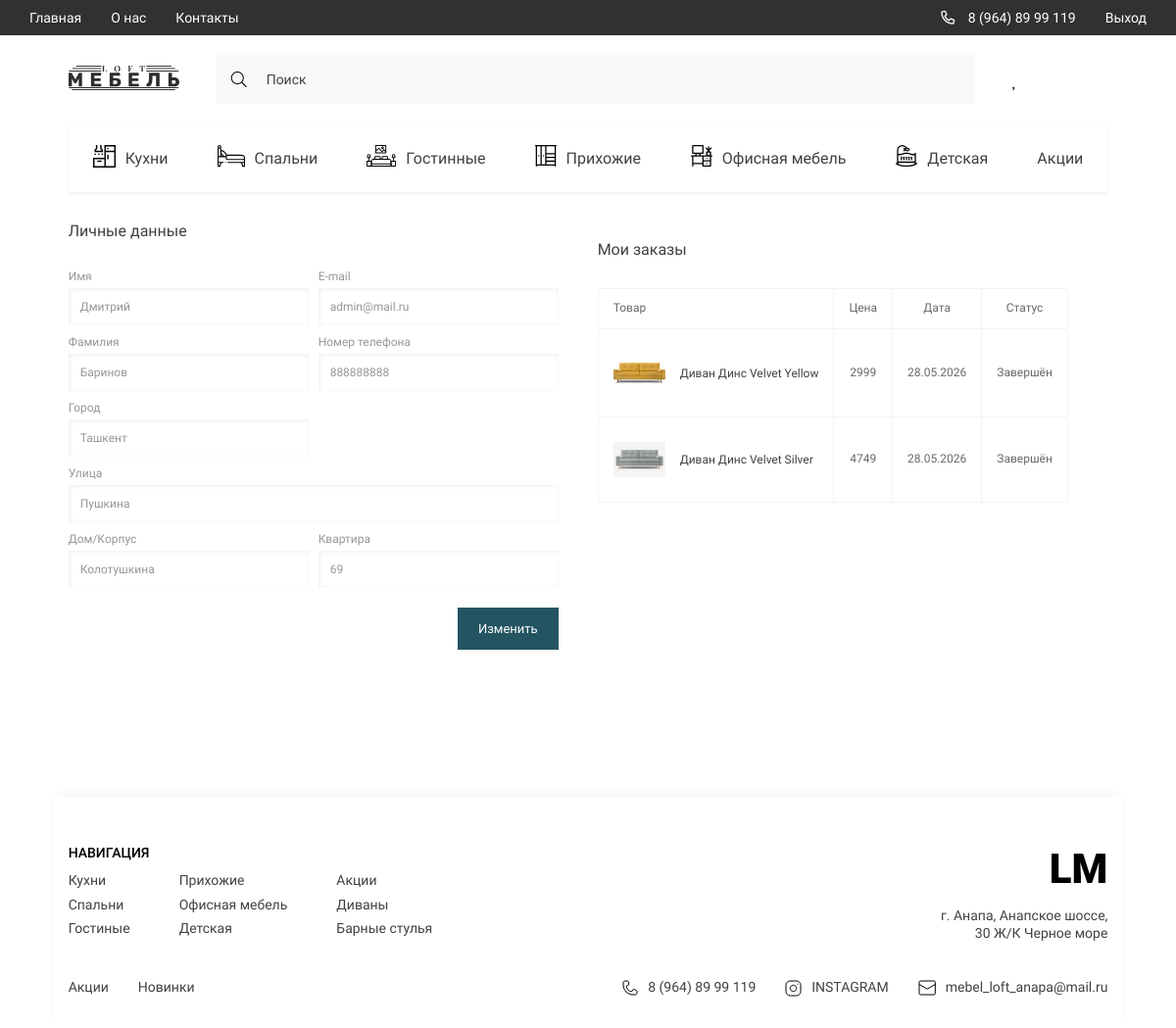
/profile/ (signed in), run on the app's committed database.
### LOFT/models.py (models this page shows, shortened)
class Customer(models.Model):
    user = models.OneToOneField(User, on_delete=models.CASCADE, verbose_name='Пользователь')
    phone = models.CharField(max_length=30, verbose_name='Номер телефона')
    region = models.CharField(max_length=100, verbose_name='Регион', null=True, blank=True)
    city = models.CharField(max_length=100, verbose_name='Город', null=True, blank=True)
    street = models.CharField(max_length=100, verbose_name='Улица', null=True, blank=True)
    home = models.CharField(max_length=100, verbose_name='Дом', null=True, blank=True)
    flat = models.CharField(max_length=100, verbose_name='Квартира №', null=True, blank=True)
    class Meta:
        verbose_name = 'Покупателя'
        verbose_name_plural = 'Покупатели'

class ProductOrder(models.Model):
    order = models.ForeignKey(Order, on_delete=models.CASCADE, verbose_name='Заказ', related_name='products')
    prod = models.ForeignKey(Prod, on_delete=models.PROTECT, verbose_name='Товар', related_name='orders')
    title = models.CharField(max_length=150, verbose_name='Название твоара')
    slug = models.CharField(max_length=150, verbose_name='Слаг твоара')
    price = models.IntegerField(default=0, verbose_name='Цена твоара')
    quantity = models.IntegerField(default=0, verbose_name='В кол-ве')
    total_price = models.IntegerField(default=0, verbose_name='На сумму')
    class Meta:
        verbose_name = 'Товар в заказ'
        verbose_name_plural = 'Заказов товары'

class ProdPhoto(models.Model):
    prod = models.ForeignKey(Prod, verbose_name='Фото товара', on_delete=models.CASCADE, related_name='prod_photo')
    image = models.ImageField(upload_to='products/', verbose_name='Фото товара')
    class Meta:
        verbose_name = 'Фото товара'
        verbose_name_plural = 'Фото товаров'

class Order(models.Model):
    customer = models.ForeignKey(Customer, on_delete=models.CASCADE, verbose_name='Покупатель', related_name='orders')
    shipping = models.OneToOneField(Shipping, on_delete=models.CASCADE, verbose_name='Доставка')
    price = models.IntegerField(default=0, verbose_name='Сумма заказа')
    created_at = models.DateTimeField(auto_now_add=True, verbose_name='Дата заказа')
    updated_at = models.DateTimeField(auto_now=True, verbose_name='Дата изменения заказа')
    completed = models.BooleanField(default=False, verbose_name='Статус заказа получин ли')
    class Meta:
        verbose_name = 'Заказ'
        verbose_name_plural = 'Заказы покупателей'

class Cat(models.Model):
    title = models.CharField(max_length=100, verbose_name='Название категории')
    slug = models.SlugField(unique=True, verbose_name='Слаг категории')
    parent = models.ForeignKey('self', null=True, blank=True, on_delete=models.CASCADE, verbose_name='Родитель',
                               related_name='subcats')
    def get_absolute_url(self):
        return reverse('category', kwargs={'slug': self.slug})
    class Meta:
        verbose_name = 'Категорию'
        verbose_name_plural = 'Категории'

### LOFT/views.py (the view)
# urls.py: path('profile/', profile_view, name='profile'),
@login_required(login_url='login')
def profile_view(request):
    if request.method == 'POST':
        user = get_object_or_404(User, id=request.user.id)
        edit_user_form = EditUserForm(request.POST, instance=user)
        edit_customer_form = EditCustomerForm(request.POST, instance=user.customer)
        if edit_user_form.is_valid() and edit_customer_form.is_valid():
            edit_user_form.save()
            edit_customer_form.save()
        else:
            form_error = [error for error in edit_user_form.errors.values()] + [error for error in edit_customer_form.errors.values()]
        return redirect('profile')
    else:
        user = request.user
        edit_user_form = EditUserForm(instance=request.user)
        edit_customer_form = EditCustomerForm(instance=request.user.customer)
    categories = Cat.objects.all()
    context = {
        'edit_user_form': edit_user_form,
        'edit_customer_form': edit_customer_form,
        'user': user,
        'categories': categories,
        'title': 'Профиль'
    }
    return render(request, 'profile.html', context=context)

### LOFT/templates/profile.html (shortened to what this page needs)
{% extends "base.html" %}
{% load static %}
{% block content %}
    <div class="profile">
        <div class="container">
            <div class="profile__content">
                <form method="post" class="profile__form">
                    <h2 class="profile__title">Личные данные</h2>
                    <div class="profile__form-grid">
                        <div class="input__title">
                            <h2>Имя</h2>
                            <input type="text" name="first_name" value="{{ edit_user_form.first_name.value }}" class="contact__section-input" required>
                        </div>
                        <div class="input__title">
                            <h2>E-mail</h2>
                            <input type="email" name="username" value="{{ edit_user_form.username.value }}" class="contact__section-input" required>
                        </div>
                        <div class="input__title">
                            <h2>Фамилия</h2>
                            <input type="text" name="last_name" value="{{ edit_user_form.last_name.value }}" class="contact__section-input" required>
                        </div>
                        <div class="input__title">
                            <h2>Номер телефона</h2>
                            <input type="tel" name="phone" value="{{ edit_customer_form.phone.value }}" class="contact__section-input" required>
                        </div>
                        <div class="input__title">
                            <h2>Город</h2>
                            <input type="text" name="city" value="{{ edit_customer_form.city.value }}" class="contact__section-input" required>
                        </div>
                        <div></div>
                        <div class="input__title _span-two">
                            <h2>Улица</h2>
                            <input type="text" name="street" value="{{ edit_customer_form.street.value }}" class="contact__section-input" required>
                        </div>
                        <div class="input__title">
                            <h2>Дом/Корпус</h2>
                            <input type="text" name="home" value="{{ edit_customer_form.home.value }}" class="contact__section-input">
                        </div>
                        <div class="input__title">
                            <h2>Квартира</h2>
                            <input type="text" name="flat" value="{{ edit_customer_form.flat.value }}" class="contact__section-input">
                        </div>
                    </div>
                    <button type="submit" method="post" class="btn profile__btn">Изменить</button>
                </form>
                <div class="profile__orders">
                    <h2 class="profile__title">Мои заказы</h2>
                    <table class="profile__table">
                        <tr>
                            <td colspan="4">Товар</td>
                            <td>Цена</td>
                            <td>Дата</td>
                            <td>Статус</td>
                        </tr>
{% for order in user.customer.orders.all %}
    {% for product_order in order.products.all %}
    <tr>
        <td colspan="4" class="profile__title-adaptive">
            <div class="tabel__item">
                {% with product_order.prod.prod_photo.all as photos %}
                {% if photos %}
                    <img src="{{ photos.0.image.url }}">
                {% endif %}
                {% endwith %}
                            <span>{{ product_order.title }}</span>
            </div>
        </td>
        <td class="profile__tabel-data">{{ product_order.price }}</td>
        <td class="profile__tabel-data">{{ order.created_at|date:"d.m.Y" }}</td>
        <td class="profile__tabel-data">
            {% if order.completed %}
                Завершён
            {% else %}
                В обработке
            {% endif %}
        </td>
    </tr>
    {% endfor %}
{% endfor %}
                    </table>
                </div>
            </div>
        </div>
    </div>
{% endblock %}

### LOFT/templates/components/_footer.html
{% load static %}
<footer class="footer">
            <div class="container">
                <div class="footer__content">
                    <div class="footer__navigate">
                        <div class="footer__navigate-part">
                            <h2 class="footer__navigate-title">НАВИГАЦИЯ</h2>
                            <div class="footer__navigate-lists">
                                <ul class="footer__navigate-list">
                                    {% for category in categories|slice:":3" %}
                                    <li><a href="{{ category.get_absolute_url }}" class="footer__navigate-links">{{ category.title }}</a></li>
                                    {% endfor %}
                                </ul>
                                <ul class="footer__navigate-list">
                                    {% for category in categories|slice:"3:6" %}
                                    <li><a href="{{ category.get_absolute_url }}" class="footer__navigate-links">{{ category.title }}</a></li>
                                    {% endfor %}
                                </ul>
                                <ul class="footer__navigate-list">
                                   {% for category in categories|slice:"6:9" %}
                                    <li><a href="{{ category.get_absolute_url }}" class="footer__navigate-links">{{ category.title }}</a></li>
                                    {% endfor %}
                                </ul>
                            </div>
                        </div>
                        <div class="footer__navigate-part _right">
                            <a href="{% url 'main' %}" class="footer__logo">LM</a>
                            <p class="footer__adress">г. Анапа, Анапское шоссе, 30 Ж/К Черное море</p>
                        </div>
                    </div>
                    <div class="footer__social">
                        <ul class="footer__navigate-list _short">
                            <li><a href="{% url 'category' slug='akcii' %}" class="footer__navigate-links">Акции</a></li>
                            <li><a href="{% url 'main' %}" class="footer__navigate-links">Новинки</a></li>
                        </ul>
                        <ul class="footer__social-list">
                            <li>
                                <a href="tel:89648999119" class="footer__social-links">
                                    <img src="{% static 'assets/icons/phone.svg' %}" alt="phone">
                                    8 (964) 89 99 119
                                </a>
                            </li>
                            <li>
                                <a href="https://www.instagram.com/" target="_blank" class="footer__social-links">
                                    <img src="{% static 'assets/icons/inst.svg' %}" alt="insta">
                                    INSTAGRAM
                                </a>
                            </li>
                            <li>
                                <a href="mailto:mebel_loft_anapa@mail.ru" target="_blank" class="footer__social-links">
                                    <img src="{% static 'assets/icons/mail.svg' %}" alt="mail">
                                    mebel_loft_anapa@mail.ru
                                </a>
                            </li>
                        </ul>
                    </div>
                </div>
            </div>
        </footer>

### data on the page
Customer: phone "888888888", city "Ташкент", street "Пушкина", home "Колотушкина", flat "69"
Order: created_at "28.05.2026"
ProductOrder: prod.prod_photo.all.0.image (picture), title "Диван Динс Velvet Yellow", price "2999"
ProductOrder: prod.prod_photo.all.0.image (picture), title "Диван Динс Velvet Silver", price "4749"
Cat: title "Кухни"
Cat: title "Спальни"
Cat: title "Гостиные"
Cat: title "Прихожие"
Cat: title "Офисная мебель"
Cat: title "Детская"
Cat: title "Акции"
Cat: title "Диваны"
Cat: title "Барные стулья"
